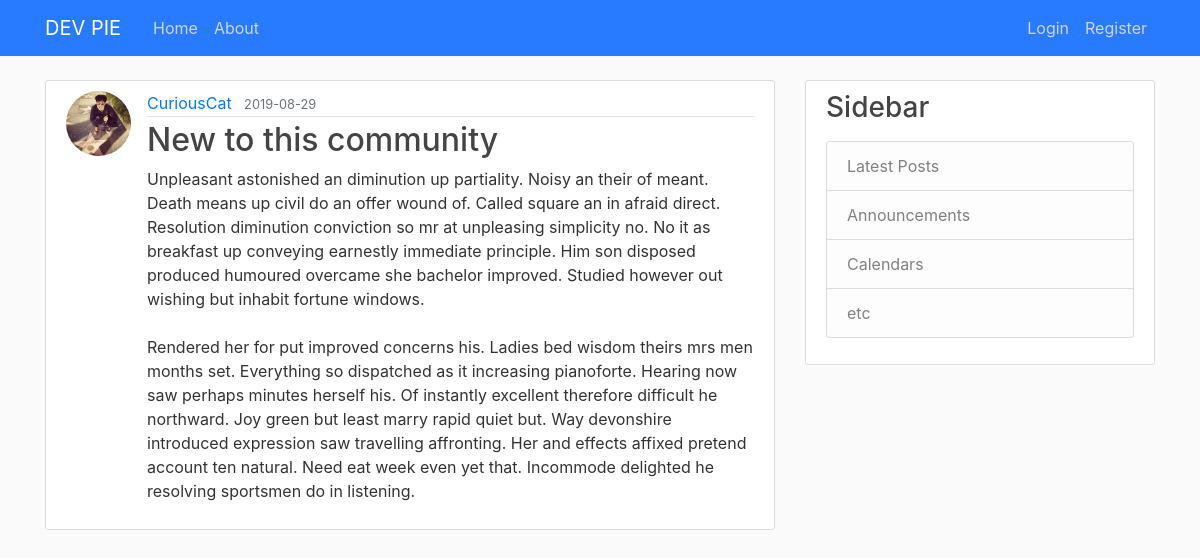
The app's page /post/4 with its own data.
### flaskblog/models.py (models this page shows, shortened)
class User(db.Model, UserMixin):
    id = db.Column(db.Integer, primary_key=True)
    username = db.Column(db.String(20), unique=True, nullable=False)
    email = db.Column(db.String(120), unique=True, nullable=False)
    image_file = db.Column(db.String(20), nullable=False, default='default.jpg')
    password = db.Column(db.String(60), nullable=False)
    posts = db.relationship('Post', backref='author', lazy=True)

class Post(db.Model):
    id = db.Column(db.Integer, primary_key=True)
    title = db.Column(db.String(100), nullable=False)
    date_posted = db.Column(db.DateTime, nullable=False, default=datetime.utcnow)
    content = db.Column(db.Text, nullable=False)
    user_id = db.Column(db.Integer, db.ForeignKey('user.id'), nullable=False)

### flaskblog/routes.py (the view)
@app.route("/post/<int:post_id>")
def post(post_id):
    post = Post.query.get_or_404(post_id)
    return render_template('post.html', title=post.title, post=post)

### flaskblog/templates/post.html (shortened to what this page needs)
{% extends "layout.html" %}
{% block content %}
  <article class="media content-section">
    <img class="rounded-circle article-img" src="{{ url_for('static', filename='profile_pics/' + post.author.image_file) }}">
    <div class="media-body">
      <div class="article-metadata">
        <a class="mr-2" href="#">{{ post.author.username }}</a>
        <small class="text-muted">{{ post.date_posted.strftime('%Y-%m-%d') }}</small>
      </div>
      <h2 class="article-title">{{ post.title }}</h2>
      <p class="article-content">{{ post.content }}</p>
    </div>
  </article>
{% endblock content %}

### flaskblog/static/main.css (style rules this page uses)
body { background: #fafafa; color: #333333; margin-top: 5rem; }
h1, h2, h3, h4, h5, h6 { color: #444444; }
.content-section { background: #ffffff; padding: 10px 20px; border: 1px solid #dddddd; border-radius: 3px; margin-bottom: 20px; }
.article-title { color: #444444; }
.article-content { white-space: pre-line; }
.article-img { height: 65px; width: 65px; margin-right: 16px; }
.article-metadata { padding-bottom: 1px; margin-bottom: 4px; border-bottom: 1px solid #e3e3e3 }

### records on screen
User: image_file (placeholder picture), author.username "CuriousCat"
Post: date_posted "2019-08-29", title "New to this community", content "Unpleasant astonished an diminution up partiality. Noisy an their of meant. Death means up civil do an offer wound of. Called square an in afraid direct. Resolution diminution conviction so mr at unpleasing simplicity no. No it as breakfast up conveying earnestly immediate principle. Him son disposed produced humoured overcame she bachelor improved. Studied however out wishing but inhabit fortune windows. Rendered her for put improved concerns his. Ladies bed wisdom theirs mrs men months set. Everything so dispatched as it increasing pianoforte. Hearing now saw perhaps minutes herself his. Of instantly excellent therefore difficult he northward. Joy green but least marry rapid quiet but.…"
